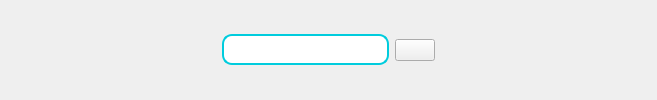
       <widget class="QWidget" name="widget" native="true">
        <layout class="QHBoxLayout" name="horizontalLayout_5">
         <item>
          <widget class="QPushButton" name="menuBtn">
           <property name="styleSheet">
            <string notr="true">border:none;</string>
           </property>
           <property name="text">
            <string/>
           </property>
           <property name="icon">
            <iconset resource="imagez.qrc">
             <normaloff>:/iamgez/menu.png</normaloff>:/iamgez/menu.png</iconset>
           </property>
           <property name="iconSize">
            <size>
             <width>20</width>
             <height>25</height>
            </size>
           </property>
           <property name="checkable">
            <bool>true</bool>
           </property>
          </widget>
         </item>
         <item>
          <spacer name="horizontalSpacer">
           <property name="orientation">
            <enum>Qt::Horizontal</enum>
           </property>
           <property name="sizeHint" stdset="0">
            <size>
             <width>173</width>
             <height>20</height>
            </size>
           </property>
          </spacer>
         </item>
         <item>
          <layout class="QHBoxLayout" name="horizontalLayout">
           <item>
            <widget class="QLineEdit" name="lineEdit">
             <property name="styleSheet">
              <string notr="true">QLineEdit {
    color: rgb(0, 0, 0); /* White text color */
    font-size: 16px; /* Font size */
    font-weight: bold; /* Bold text */
    background-color: ; /* Background color */
	color: rgb(255, 255, 255);
    border: 2px solid #00CCDD; /* Border color */
    padding: 3px; /* Padding inside the line edit */
    border-radius: 10px; /* Rounded corners */
}

QLineEdit:focus {
    border: 2px solid #6439FF; /* Change border color on focus */
    background-color: #7CF5FF; /* Lighter background color on focus */
    selection-background-color: #00CCDD; /* Selection color */
    selection-color: white; /* Text color during selection */
}
</string>
             </property>
            </widget>
           </item>
           <item>
            <widget class="QPushButton" name="pushButton_7">
             <property name="text">
              <string/>
             </property>
             <property name="icon">
              <iconset resource="imagez.qrc">
               <normaloff>:/iamgez/search.png</normaloff>:/iamgez/search.png</iconset>
             </property>
            </widget>
           </item>
          </layout>
         </item>
         <item>
          <spacer name="horizontalSpacer_3">
           <property name="orientation">
            <enum>Qt::Horizontal</enum>
           </property>
           <property name="sizeHint" stdset="0">
            <size>
             <width>173</width>
             <height>20</height>
            </size>
           </property>
          </spacer>
         </item>
         <item>
          <widget class="QPushButton" name="pushButton_8">
           <property name="styleSheet">
            <string notr="true">border:none</string>
           </property>
           <property name="text">
            <string/>
           </property>
           <property name="icon">
            <iconset resource="imagez.qrc">
             <normaloff>:/iamgez/image.png</normaloff>:/iamgez/image.png</iconset>
           </property>
          </widget>
         </item>
        </layout>
       </widget>
